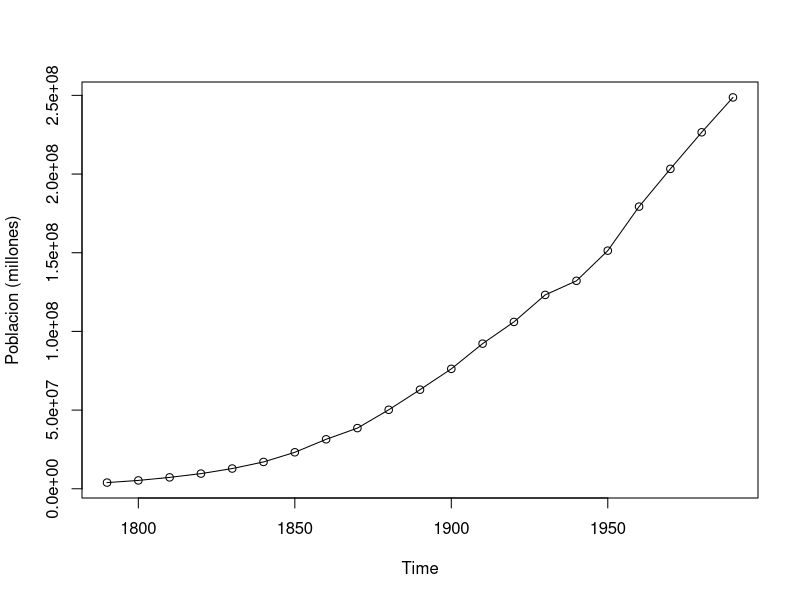
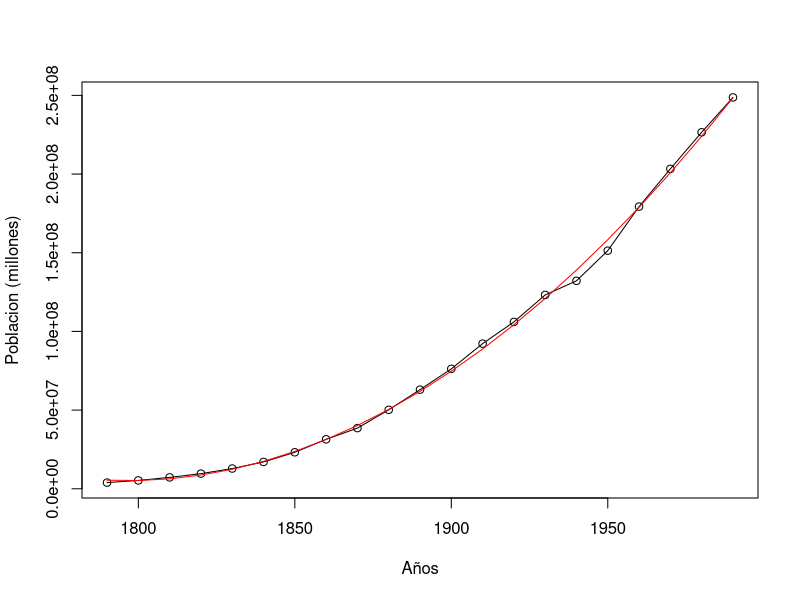
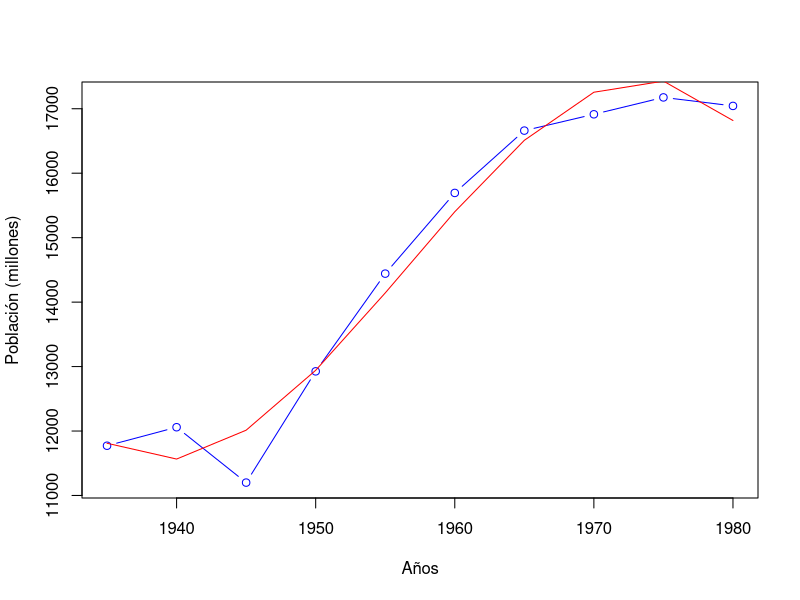
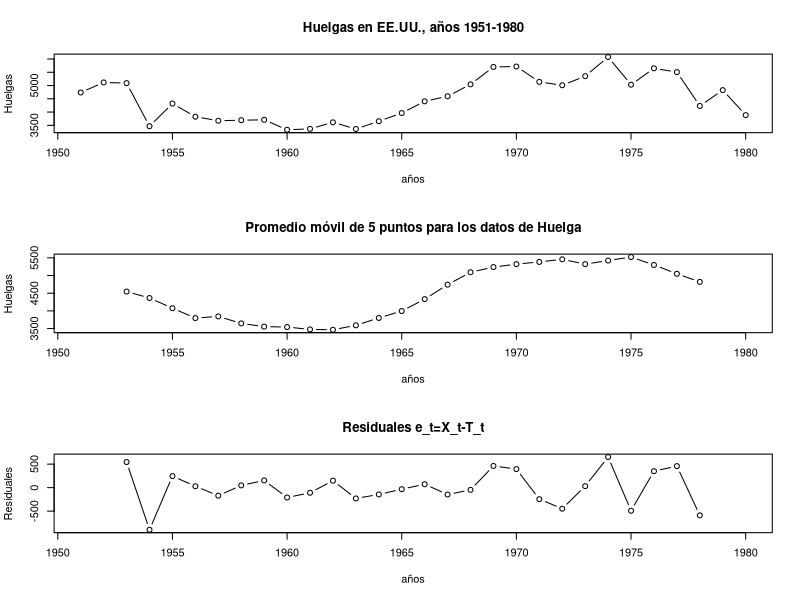
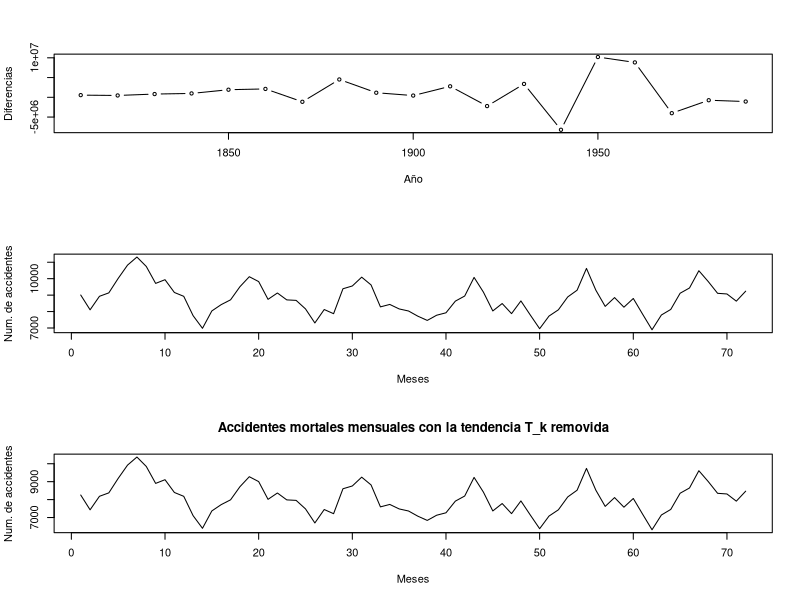
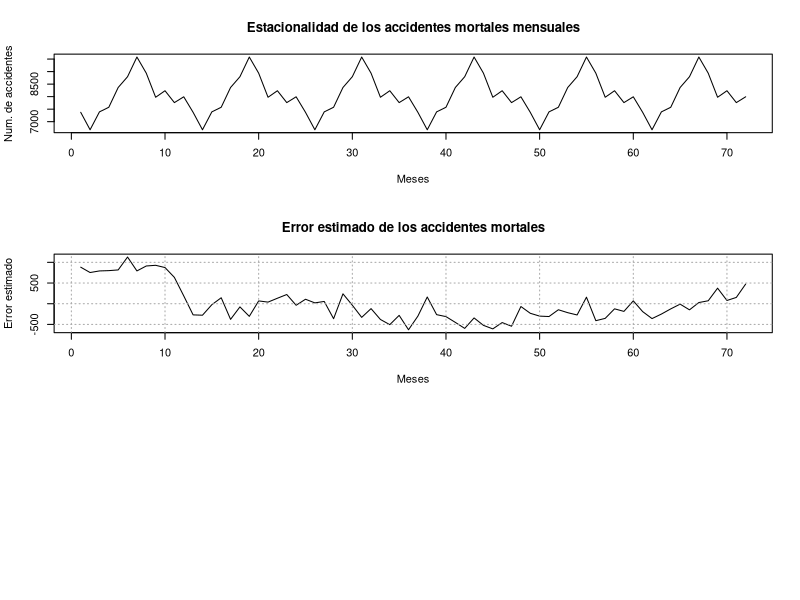

Reproduce these figures in R, in order.
## ---- chunk 1
uspop=ts(scan("data/USPOP.txt"),frequency=1/10,start=1790) 
pop=window(uspop,start=1790)
plot(pop,type="o",ylab="Poblacion (millones)")
## ---- chunk 2
x=time(pop)
reg=lm(pop~x+I(x^2),na.action=NULL)
summary(reg)
plot(pop,type="o",xlab="Años",ylab="Poblacion (millones)")
lines(reg$fitted.values,col="red")
## ---- chunk 3
NRWpop=read.table("data/Population-North-Rhine-Westphalia.txt",
                     header = TRUE)
knitr::kable(head(NRWpop,booktabs=TRUE,
                  caption="Población (en millones) de North-Rhine-Westphalia, Alemania, 1935-1980"))
plot(NRWpop, type = "b",col="blue",xlab = "Años",ylab = "Población (millones)")
# Modelo cúbico
t=NRWpop[,1]
pob=NRWpop[,2]
modelo=lm(pob~t+I(t^2)+I(t^3),na.action = NULL)
summary(modelo)
lines(t,modelo$fitted.values,col="red")
## ---- chunk 4
H=read.table("data/Huelgas.txt")
# Proemdio móvil por medio de la función "filter"
W=filter(H[,2],sides=2,rep(1/5,5))
# Residuales de X_t
y=H[,2]-W 
# Graficos
par(mfrow=c(3,1))
plot(H,xlab="años",ylab="Huelgas",type='b',
     main = "Huelgas en EE.UU., años 1951-1980")
plot(H[,1],W,xlab="años",ylab="Huelgas",type='b',
     main = "Promedio móvil de 5 puntos para los datos de Huelga")
plot(H[,1],y,xlab="años",ylab="Residuales",type='b',
     main = "Residuales e_t=X_t-T_t")
## ---- chunk 5
Dx=diff(uspop,difference=2)
plot(Dx,type="b",xlab="Año", ylab="Diferencias")
## ---- chunk 6
X<-read.table("data/Accidentes3.txt", header = TRUE)
## ---- chunk 7
knitr::kable(
head(X, booktabs = TRUE,
caption = 'Accidentes mortales mensuales en EE.UU., años 1973-1978.')
)
## ---- chunk 8
n=6; d=12
V=numeric(n*d)
for(k in 1:n)
{
  for(j in 1:d)
  {
    V[(k-1)*d+j]=X[j,k+1]
  }
}
plot(V,type="l",xlab = "Meses", ylab = "Num. de accidentes")
## ---- chunk 9
# Estimacion de la tendencia
Tk=numeric(n*d)
for(k in 1:n)
{
  for(j in 1:d)
  {
    Tk[(k-1)*d+j]=Tk[(k-1)*d+j]+(1/12)*X[j,k+1]
  }
}
# Grafico con la tendencia removida
plot(V-Tk,type = "l",xlab = "Meses",ylab = "Num. de accidentes",
     main = "Accidentes mortales mensuales con la tendencia T_k removida")
# Estimacion de la estacionalidad
Ej=numeric(n*d)
for(j in 1:d)
{
  aux=0
  for(k in 1:n)
  {
    aux=aux+(X[j,k+1]-Tk[(k-1)*d+j])
  }
  for(k in 1:n)
  {
    Ej[(k-1)*d+j]=(1/n)*aux
  }
}
# Grafico de la estacionalidad
plot(Ej,type = "l",xlab = "Meses",ylab = "Num. de accidentes",
     main = "Estacionalidad de los accidentes mortales mensuales")
# Estimacion del error
error=V-Tk-Ej
# Grafico del error estimado
plot(error,type = "l",xlab = "Meses",ylab = "Error estimado",
     main = "Error estimado de los accidentes mortales")
grid(col = "darkgray")     
